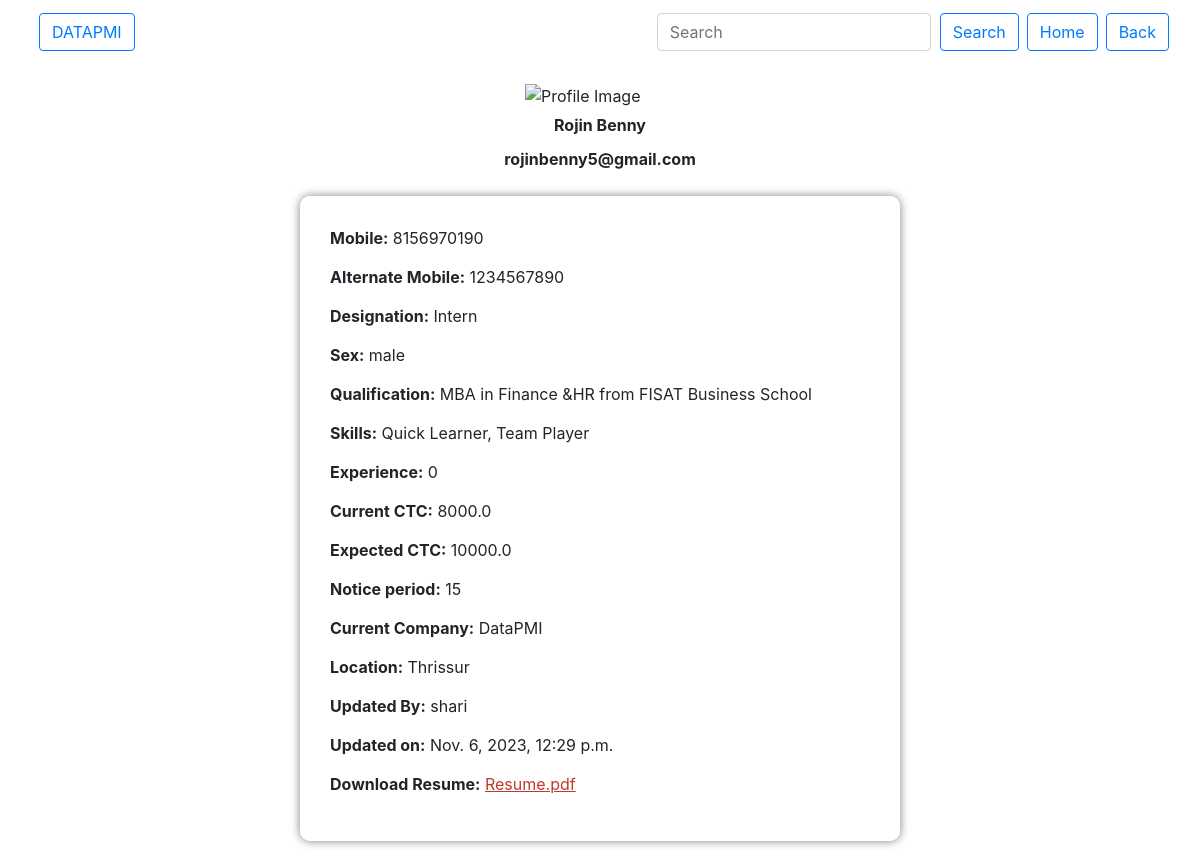
The app's page /detail/19/ with its own data.
### candidate_app/models.py (models this page shows, shortened)
class Candidate(models.Model):
    user = models.ForeignKey(User, on_delete=models.CASCADE,blank=True,null=True)
    email = models.EmailField(unique=True)
    phone = models.CharField(max_length=15)
    first_name = models.CharField(max_length=150, null=False)
    last_name = models.CharField(max_length=150)
    alt_phone = models.CharField(max_length=15)
    sex = models.CharField(max_length=50)
    qualification = models.TextField()
    skills = models.TextField()
    experience = models.IntegerField()
    designation = models.CharField(max_length=50)
    expected_ctc = models.FloatField()
    current_ctc = models.FloatField()
    availability = models.BooleanField(default=True)
    notice_period = models.IntegerField()
    current_company = models.CharField(max_length=100)
    location = models.CharField(max_length=50)
    resume = models.FileField(upload_to='resume/',max_length=200,blank=True,null=True)
    remarks = models.TextField()
    updated_by = models.CharField(max_length=50)
    updated_on = models.DateTimeField(auto_now_add=True)
    class Meta:
        ordering = ["-updated_on"]

### candidate_app/views.py (the view)
# urls.py: path('detail/<int:pk>/',Detailcandidate.as_view(),name='detail'),   ## details of each candidate
class Detailcandidate(DetailView):
    model = Candidate
    context_object_name ='detail'
    template_name = 'detail_candidate.html'

### templates/detail_candidate.html (shortened to what this page needs)
<!DOCTYPE html>
<html lang="en">
<head>
    <link rel="stylesheet" href="https://cdnjs.cloudflare.com/ajax/libs/font-awesome/6.0.0/css/all.min.css" />
</head>
<body>
    {% block content %}
    {% include 'navbar.html' %}
    <div class="container">
        <div class="profile-info">
            <img src="https://assets.stickpng.com/thumbs/585e4beacb11b227491c3399.png" alt="Profile Image">
            <p><b>{{detail.first_name}} {{detail.last_name}}</b></p>
            <p><b>{{detail.email}}</b></p>
        </div>
        <div class="submission-details">
            <div class="field">
                <span>Mobile:</span> {{detail.phone}}
            </div>
            <div class="field">
                <span>Alternate Mobile:</span> {{detail.alt_phone}}
            </div>
            <div class="field">
                <span>Designation:</span> {{detail.designation }}
            </div>
            <div class="field">
                <span>Sex:</span> {{detail.sex}}
            </div>
            <div class="field">
                <span>Qualification:</span> {{detail.qualification }}
            </div>
            <div class="field">
                <span>Skills:</span> {{detail.skills }}
            </div>
            <div class="field">
                <span>Experience:</span> {{detail.experience }}
            </div>
            <div class="field">
                <span>Current CTC:</span> {{detail.current_ctc }}
            </div>
            <div class="field">
                <span>Expected CTC:</span> {{detail.expected_ctc }}
            </div>
            <div class="field">
                <span>Notice period:</span> {{detail.notice_period}}
            </div>
            <div class="field">
                <span>Current Company:</span> {{detail.current_company }}
            </div>
            <div class="field">
                <span>Location:</span> {{detail.location }}
            </div>
            <div class="field">
                <span>Updated By:</span> {{detail.updated_by}}
            </div>
            <div class="field">
                <span>Updated on:</span> {{detail.updated_on}}
            </div>
            <div class="field resume-link">
                <span>Download Resume:</span> <a href="{{detail.resume.url}}" target="_blank">Resume.pdf</a>
            </div>
        </div>
    </div>
    {% endblock %}
</body>
</html>

### templates/detail_candidate.html (style rules this page uses)
body { font-family: Arial, sans-serif; margin: 0; padding: 0; background-image: url('https://static.vecteezy.com/system/resources/previews/021/666/136/original/3d-data-analytics-dashboard-and-business-finance-report-online-marketing-financial-report-chart-data-analysis-and-web-development-concept-3d-illustration-png.png'); background-size: cover; background-position: center; background-repeat: no-repeat; background-attachment: fixed; color: #000; }
.container { display: flex; flex-direction: column; align-items: center; padding: 20px; }
.profile-info { display: flex; flex-direction: column; align-items: center; margin-bottom: 20px; }
.profile-info img { width: 150px; }
.profile-info p { margin: 5px 0; }
.submission-details { background-color: rgba(255, 255, 255, 0.8); border-radius: 10px; padding: 30px; box-shadow: 0px 0px 10px 0px rgba(0, 0, 0, 0.5); width: 100%; max-width: 600px; text-align: left; }
.field { margin-bottom: 15px; }
.field span { font-weight: bold; }
.resume-link a { color: #c0392b; text-decoration: underline; }

### records on screen
Candidate: first_name "Rojin", last_name "Benny", email "rojinbenny5@gmail.com", phone "8156970190", alt_phone "1234567890", designation "Intern", sex "male", qualification "MBA in Finance &HR from FISAT Business School", skills "Quick Learner, Team Player", experience "0", current_ctc "8000.0", expected_ctc "10000.0", notice_period "15", current_company "DataPMI", location "Thrissur", updated_by "shari", updated_on "Nov. 6, 2023, 12:29 p.m."
